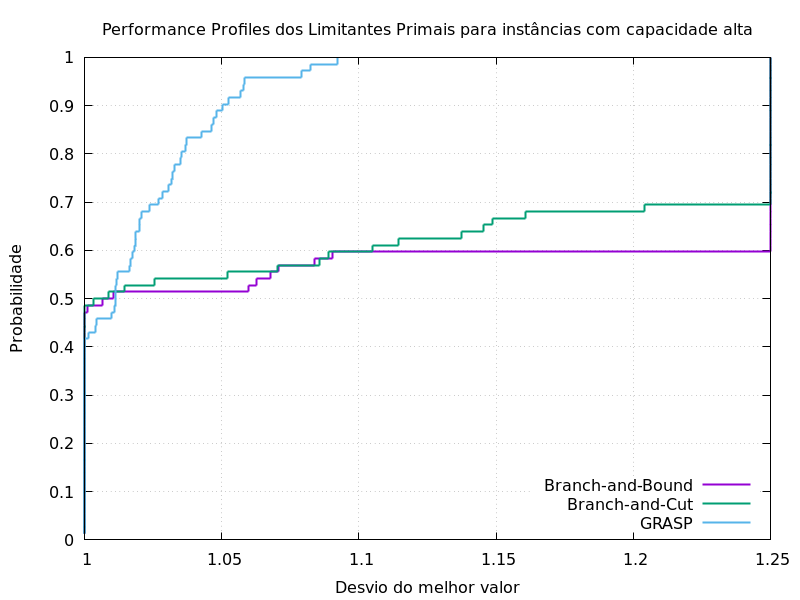

The script that saved this image:
#! /usr/bin/gnuplot
set terminal pngcairo size 800,600
set grid
set output "B-primal.png"
set title "Performance Profiles dos Limitantes Primais para instâncias com capacidade alta"
set xlabel "Desvio do melhor valor"
set ylabel "Probabilidade"
set key right bottom
plot "B-primal.csv" using 2:1 with steps linewidth 2 title "Branch-and-Bound", "B-primal.csv" using 3:1 with steps linewidth 2 title "Branch-and-Cut", "B-primal.csv" using 4:1 with steps linewidth 2 title "GRASP"
